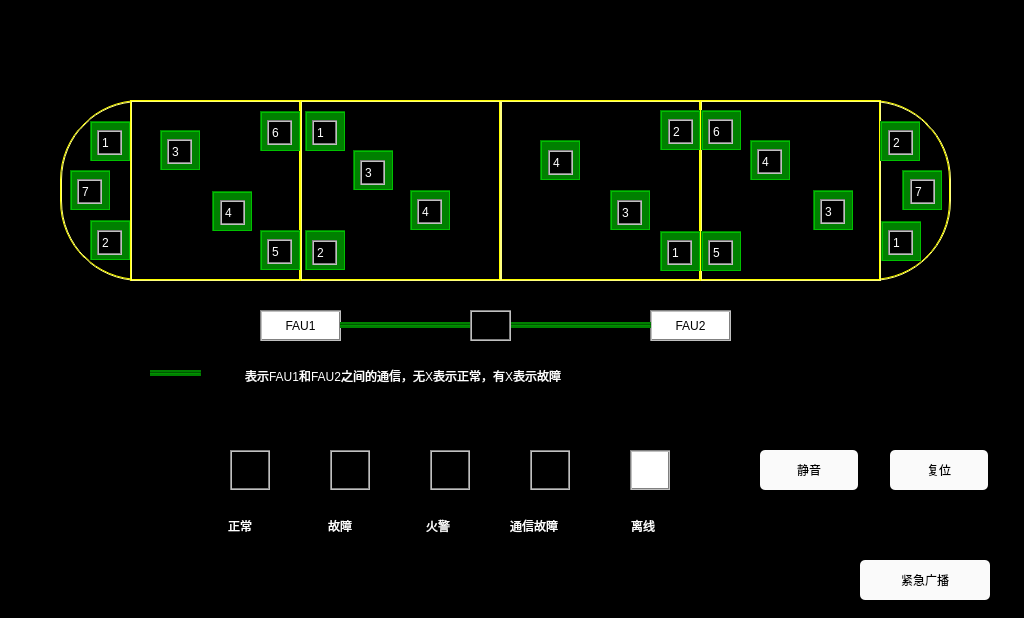
<?xml version="1.0" encoding="UTF-8"?>
<ui version="4.0">
 <class>FireAlertPage</class>
 <widget class="QWidget" name="FireAlertPage">
  <property name="geometry">
   <rect>
    <x>0</x>
    <y>0</y>
    <width>1024</width>
    <height>618</height>
   </rect>
  </property>
  <property name="windowTitle">
   <string>Form</string>
  </property>
  <property name="styleSheet">
   <string notr="true">QLabel
{
	color: white;
	border: 2px groove, gray;
    border-color: gray;
	font: 20px, &quot;SimHei&quot;;	
}

QWidget
{
	background-color: black;
}

QPushButton
{
	font: 20px, &quot;SimHei&quot;;
    color: black;
	background-color: rgb(250, 250, 250);
	border-radius: 5px;
}
QPushButton:disabled
{
		border-radius:5px;
	font: 20px, &quot;SimHei&quot;;
    color: grey;
	background-color: rgb(221,221,221);
}</string>
  </property>
  <widget class="QLabel" name="label_T1Head">
   <property name="geometry">
    <rect>
     <x>60</x>
     <y>100</y>
     <width>171</width>
     <height>181</height>
    </rect>
   </property>
   <property name="styleSheet">
    <string notr="true">border-color:yellow;
border-radius:80px;
</string>
   </property>
   <property name="text">
    <string/>
   </property>
  </widget>
  <widget class="QLabel" name="label_T1">
   <property name="geometry">
    <rect>
     <x>130</x>
     <y>100</y>
     <width>171</width>
     <height>181</height>
    </rect>
   </property>
   <property name="styleSheet">
    <string notr="true">border-color:yellow;</string>
   </property>
   <property name="text">
    <string/>
   </property>
  </widget>
  <widget class="QLabel" name="label_MP1">
   <property name="geometry">
    <rect>
     <x>300</x>
     <y>100</y>
     <width>201</width>
     <height>181</height>
    </rect>
   </property>
   <property name="styleSheet">
    <string notr="true">border-color:yellow;</string>
   </property>
   <property name="text">
    <string/>
   </property>
  </widget>
  <widget class="QLabel" name="label_MP2">
   <property name="geometry">
    <rect>
     <x>500</x>
     <y>100</y>
     <width>201</width>
     <height>181</height>
    </rect>
   </property>
   <property name="styleSheet">
    <string notr="true">border-color:yellow;</string>
   </property>
   <property name="text">
    <string/>
   </property>
  </widget>
  <widget class="QLabel" name="label_T2">
   <property name="geometry">
    <rect>
     <x>700</x>
     <y>100</y>
     <width>181</width>
     <height>181</height>
    </rect>
   </property>
   <property name="styleSheet">
    <string notr="true">border-color:yellow;</string>
   </property>
   <property name="text">
    <string/>
   </property>
  </widget>
  <widget class="QLabel" name="label_T2Head">
   <property name="geometry">
    <rect>
     <x>780</x>
     <y>100</y>
     <width>171</width>
     <height>181</height>
    </rect>
   </property>
   <property name="styleSheet">
    <string notr="true">border-color:yellow;
border-radius:80px;
</string>
   </property>
   <property name="text">
    <string/>
   </property>
  </widget>
  <widget class="QLabel" name="carA1_T1">
   <property name="geometry">
    <rect>
     <x>90</x>
     <y>121</y>
     <width>40</width>
     <height>40</height>
    </rect>
   </property>
   <property name="styleSheet">
    <string notr="true">border-color:green;
background-color:green;
</string>
   </property>
   <property name="text">
    <string/>
   </property>
  </widget>
  <widget class="QLabel" name="carA1_T6">
   <property name="geometry">
    <rect>
     <x>260</x>
     <y>111</y>
     <width>40</width>
     <height>40</height>
    </rect>
   </property>
   <property name="styleSheet">
    <string notr="true">border-color:green;
background-color:green;
</string>
   </property>
   <property name="text">
    <string/>
   </property>
  </widget>
  <widget class="QLabel" name="carA1_T7">
   <property name="geometry">
    <rect>
     <x>70</x>
     <y>170</y>
     <width>40</width>
     <height>40</height>
    </rect>
   </property>
   <property name="styleSheet">
    <string notr="true">border-color:green;
background-color:green;</string>
   </property>
   <property name="text">
    <string/>
   </property>
  </widget>
  <widget class="QLabel" name="carA1_T2">
   <property name="geometry">
    <rect>
     <x>90</x>
     <y>220</y>
     <width>40</width>
     <height>40</height>
    </rect>
   </property>
   <property name="styleSheet">
    <string notr="true">border-color:green;
background-color:green;</string>
   </property>
   <property name="text">
    <string/>
   </property>
  </widget>
  <widget class="QLabel" name="carB1_4">
   <property name="geometry">
    <rect>
     <x>410</x>
     <y>190</y>
     <width>40</width>
     <height>40</height>
    </rect>
   </property>
   <property name="styleSheet">
    <string notr="true">border-color:green;
background-color:green;
</string>
   </property>
   <property name="text">
    <string/>
   </property>
  </widget>
  <widget class="QLabel" name="carB1_1">
   <property name="geometry">
    <rect>
     <x>305</x>
     <y>111</y>
     <width>40</width>
     <height>40</height>
    </rect>
   </property>
   <property name="styleSheet">
    <string notr="true">border-color:green;
background-color:green;
</string>
   </property>
   <property name="text">
    <string/>
   </property>
  </widget>
  <widget class="QLabel" name="carB2_4">
   <property name="geometry">
    <rect>
     <x>540</x>
     <y>140</y>
     <width>40</width>
     <height>40</height>
    </rect>
   </property>
   <property name="styleSheet">
    <string notr="true">border-color:green;
background-color:green;
</string>
   </property>
   <property name="text">
    <string/>
   </property>
  </widget>
  <widget class="QLabel" name="carA2_T2">
   <property name="geometry">
    <rect>
     <x>880</x>
     <y>121</y>
     <width>40</width>
     <height>40</height>
    </rect>
   </property>
   <property name="styleSheet">
    <string notr="true">border-color:green;
background-color:green;
</string>
   </property>
   <property name="text">
    <string/>
   </property>
  </widget>
  <widget class="QLabel" name="carA2_T7">
   <property name="geometry">
    <rect>
     <x>902</x>
     <y>170</y>
     <width>40</width>
     <height>40</height>
    </rect>
   </property>
   <property name="styleSheet">
    <string notr="true">border-color:green;
background-color:green;
</string>
   </property>
   <property name="text">
    <string/>
   </property>
  </widget>
  <widget class="QLabel" name="carA2_T1">
   <property name="geometry">
    <rect>
     <x>881</x>
     <y>221</y>
     <width>40</width>
     <height>40</height>
    </rect>
   </property>
   <property name="styleSheet">
    <string notr="true">border-color:green;
background-color:green;
</string>
   </property>
   <property name="text">
    <string/>
   </property>
  </widget>
  <widget class="QLabel" name="carA2_T6">
   <property name="geometry">
    <rect>
     <x>701</x>
     <y>110</y>
     <width>40</width>
     <height>40</height>
    </rect>
   </property>
   <property name="styleSheet">
    <string notr="true">border-color:green;
background-color:green;
</string>
   </property>
   <property name="text">
    <string/>
   </property>
  </widget>
  <widget class="QLabel" name="carB2_1">
   <property name="geometry">
    <rect>
     <x>660</x>
     <y>231</y>
     <width>40</width>
     <height>40</height>
    </rect>
   </property>
   <property name="styleSheet">
    <string notr="true">border-color:green;
background-color:green;
</string>
   </property>
   <property name="text">
    <string/>
   </property>
  </widget>
  <widget class="QLabel" name="carB1_3">
   <property name="geometry">
    <rect>
     <x>353</x>
     <y>150</y>
     <width>40</width>
     <height>40</height>
    </rect>
   </property>
   <property name="styleSheet">
    <string notr="true">border-color:green;
background-color:green;
</string>
   </property>
   <property name="text">
    <string/>
   </property>
  </widget>
  <widget class="QLabel" name="carB1_2">
   <property name="geometry">
    <rect>
     <x>305</x>
     <y>230</y>
     <width>40</width>
     <height>40</height>
    </rect>
   </property>
   <property name="styleSheet">
    <string notr="true">border-color:green;
background-color:green;
</string>
   </property>
   <property name="text">
    <string/>
   </property>
  </widget>
  <widget class="QLabel" name="carB2_3">
   <property name="geometry">
    <rect>
     <x>610</x>
     <y>190</y>
     <width>40</width>
     <height>40</height>
    </rect>
   </property>
   <property name="styleSheet">
    <string notr="true">border-color:green;
background-color:green;
</string>
   </property>
   <property name="text">
    <string/>
   </property>
  </widget>
  <widget class="QLabel" name="carB2_2">
   <property name="geometry">
    <rect>
     <x>660</x>
     <y>110</y>
     <width>40</width>
     <height>40</height>
    </rect>
   </property>
   <property name="styleSheet">
    <string notr="true">border-color:green;
background-color:green;
</string>
   </property>
   <property name="text">
    <string/>
   </property>
  </widget>
  <widget class="QLabel" name="carA1_T3">
   <property name="geometry">
    <rect>
     <x>160</x>
     <y>130</y>
     <width>40</width>
     <height>40</height>
    </rect>
   </property>
   <property name="styleSheet">
    <string notr="true">border-color:green;
background-color:green;
</string>
   </property>
   <property name="text">
    <string/>
   </property>
  </widget>
  <widget class="QLabel" name="carA1_T4">
   <property name="geometry">
    <rect>
     <x>212</x>
     <y>191</y>
     <width>40</width>
     <height>40</height>
    </rect>
   </property>
   <property name="styleSheet">
    <string notr="true">border-color:green;
background-color:green;
</string>
   </property>
   <property name="text">
    <string/>
   </property>
  </widget>
  <widget class="QLabel" name="carA2_T5">
   <property name="geometry">
    <rect>
     <x>701</x>
     <y>231</y>
     <width>40</width>
     <height>40</height>
    </rect>
   </property>
   <property name="styleSheet">
    <string notr="true">border-color:green;
background-color:green;
</string>
   </property>
   <property name="text">
    <string/>
   </property>
  </widget>
  <widget class="QLabel" name="carA2_T4">
   <property name="geometry">
    <rect>
     <x>750</x>
     <y>140</y>
     <width>40</width>
     <height>40</height>
    </rect>
   </property>
   <property name="styleSheet">
    <string notr="true">border-color:green;
background-color:green;
</string>
   </property>
   <property name="text">
    <string/>
   </property>
  </widget>
  <widget class="QLabel" name="label_FAU1">
   <property name="geometry">
    <rect>
     <x>260</x>
     <y>310</y>
     <width>81</width>
     <height>31</height>
    </rect>
   </property>
   <property name="styleSheet">
    <string notr="true">background-color:white;
color:black;</string>
   </property>
   <property name="text">
    <string>FAU1</string>
   </property>
   <property name="alignment">
    <set>Qt::AlignCenter</set>
   </property>
  </widget>
  <widget class="QLabel" name="label_FAU2">
   <property name="geometry">
    <rect>
     <x>650</x>
     <y>310</y>
     <width>81</width>
     <height>31</height>
    </rect>
   </property>
   <property name="styleSheet">
    <string notr="true">background-color:white;
color:black;</string>
   </property>
   <property name="text">
    <string>FAU2</string>
   </property>
   <property name="alignment">
    <set>Qt::AlignCenter</set>
   </property>
  </widget>
  <widget class="Line" name="line">
   <property name="geometry">
    <rect>
     <x>340</x>
     <y>322</y>
     <width>311</width>
     <height>6</height>
    </rect>
   </property>
   <property name="styleSheet">
    <string notr="true">background-color:green;</string>
   </property>
   <property name="orientation">
    <enum>Qt::Horizontal</enum>
   </property>
  </widget>
  <widget class="Line" name="label3">
   <property name="geometry">
    <rect>
     <x>150</x>
     <y>370</y>
     <width>51</width>
     <height>6</height>
    </rect>
   </property>
   <property name="styleSheet">
    <string notr="true">background-color:green;</string>
   </property>
   <property name="orientation">
    <enum>Qt::Horizontal</enum>
   </property>
  </widget>
  <widget class="QLabel" name="label_33">
   <property name="geometry">
    <rect>
     <x>240</x>
     <y>360</y>
     <width>601</width>
     <height>31</height>
    </rect>
   </property>
   <property name="styleSheet">
    <string notr="true">border-color:black;</string>
   </property>
   <property name="text">
    <string>表示FAU1和FAU2之间的通信，无X表示正常，有X表示故障</string>
   </property>
  </widget>
  <widget class="QPushButton" name="btn_quiet">
   <property name="geometry">
    <rect>
     <x>760</x>
     <y>450</y>
     <width>98</width>
     <height>40</height>
    </rect>
   </property>
   <property name="text">
    <string>静音</string>
   </property>
  </widget>
  <widget class="QPushButton" name="btn_reset">
   <property name="geometry">
    <rect>
     <x>890</x>
     <y>450</y>
     <width>98</width>
     <height>40</height>
    </rect>
   </property>
   <property name="text">
    <string>复位</string>
   </property>
  </widget>
  <widget class="QLabel" name="carA1_T5">
   <property name="geometry">
    <rect>
     <x>260</x>
     <y>230</y>
     <width>40</width>
     <height>40</height>
    </rect>
   </property>
   <property name="styleSheet">
    <string notr="true">border-color:green;
background-color:green;
</string>
   </property>
   <property name="text">
    <string/>
   </property>
  </widget>
  <widget class="QLabel" name="carA2_T3">
   <property name="geometry">
    <rect>
     <x>813</x>
     <y>190</y>
     <width>40</width>
     <height>40</height>
    </rect>
   </property>
   <property name="styleSheet">
    <string notr="true">border-color:green;
background-color:green;
</string>
   </property>
   <property name="text">
    <string/>
   </property>
  </widget>
  <widget class="QLabel" name="label_transFailed">
   <property name="geometry">
    <rect>
     <x>470</x>
     <y>310</y>
     <width>41</width>
     <height>31</height>
    </rect>
   </property>
   <property name="styleSheet">
    <string notr="true">border-image: url(:/image/cut.png);</string>
   </property>
   <property name="text">
    <string/>
   </property>
  </widget>
  <widget class="QLabel" name="label1">
   <property name="geometry">
    <rect>
     <x>230</x>
     <y>450</y>
     <width>40</width>
     <height>40</height>
    </rect>
   </property>
   <property name="styleSheet">
    <string notr="true">border-image: url(:/image/fireAlarmOk.png);</string>
   </property>
   <property name="text">
    <string/>
   </property>
  </widget>
  <widget class="QLabel" name="label2">
   <property name="geometry">
    <rect>
     <x>330</x>
     <y>450</y>
     <width>40</width>
     <height>40</height>
    </rect>
   </property>
   <property name="styleSheet">
    <string notr="true">border-image: url(:/image/fireAlarmError.png);</string>
   </property>
   <property name="text">
    <string/>
   </property>
  </widget>
  <widget class="QLabel" name="label3_2">
   <property name="geometry">
    <rect>
     <x>430</x>
     <y>450</y>
     <width>40</width>
     <height>40</height>
    </rect>
   </property>
   <property name="styleSheet">
    <string notr="true">border-image: url(:/image/fireAlarmWarning.png);</string>
   </property>
   <property name="text">
    <string/>
   </property>
  </widget>
  <widget class="QLabel" name="label4">
   <property name="geometry">
    <rect>
     <x>530</x>
     <y>450</y>
     <width>40</width>
     <height>40</height>
    </rect>
   </property>
   <property name="styleSheet">
    <string notr="true">border-image: url(:/image/fireAlarmOffLine.png);</string>
   </property>
   <property name="text">
    <string/>
   </property>
  </widget>
  <widget class="QLabel" name="label5">
   <property name="geometry">
    <rect>
     <x>630</x>
     <y>450</y>
     <width>40</width>
     <height>40</height>
    </rect>
   </property>
   <property name="styleSheet">
    <string notr="true">background-color:white;</string>
   </property>
   <property name="text">
    <string/>
   </property>
  </widget>
  <widget class="QLabel" name="label">
   <property name="geometry">
    <rect>
     <x>223</x>
     <y>510</y>
     <width>51</width>
     <height>31</height>
    </rect>
   </property>
   <property name="styleSheet">
    <string notr="true">border-color:black;</string>
   </property>
   <property name="text">
    <string>正常</string>
   </property>
  </widget>
  <widget class="QLabel" name="label_2">
   <property name="geometry">
    <rect>
     <x>323</x>
     <y>510</y>
     <width>51</width>
     <height>31</height>
    </rect>
   </property>
   <property name="styleSheet">
    <string notr="true">border-color:black;</string>
   </property>
   <property name="text">
    <string>故障</string>
   </property>
  </widget>
  <widget class="QLabel" name="label_3">
   <property name="geometry">
    <rect>
     <x>421</x>
     <y>510</y>
     <width>51</width>
     <height>31</height>
    </rect>
   </property>
   <property name="styleSheet">
    <string notr="true">border-color:black;</string>
   </property>
   <property name="text">
    <string>火警</string>
   </property>
  </widget>
  <widget class="QLabel" name="label_4">
   <property name="geometry">
    <rect>
     <x>505</x>
     <y>510</y>
     <width>91</width>
     <height>31</height>
    </rect>
   </property>
   <property name="styleSheet">
    <string notr="true">border-color:black;</string>
   </property>
   <property name="text">
    <string>通信故障</string>
   </property>
  </widget>
  <widget class="QLabel" name="label_5">
   <property name="geometry">
    <rect>
     <x>626</x>
     <y>510</y>
     <width>51</width>
     <height>31</height>
    </rect>
   </property>
   <property name="styleSheet">
    <string notr="true">border-color:black;</string>
   </property>
   <property name="text">
    <string>离线</string>
   </property>
  </widget>
  <widget class="QPushButton" name="btn_EmergencyBroadcast">
   <property name="geometry">
    <rect>
     <x>860</x>
     <y>560</y>
     <width>130</width>
     <height>40</height>
    </rect>
   </property>
   <property name="text">
    <string>紧急广播</string>
   </property>
  </widget>
  <widget class="QLabel" name="label_6">
   <property name="geometry">
    <rect>
     <x>97</x>
     <y>130</y>
     <width>25</width>
     <height>25</height>
    </rect>
   </property>
   <property name="text">
    <string>1</string>
   </property>
  </widget>
  <widget class="QLabel" name="label_7">
   <property name="geometry">
    <rect>
     <x>97</x>
     <y>230</y>
     <width>25</width>
     <height>25</height>
    </rect>
   </property>
   <property name="text">
    <string>2</string>
   </property>
  </widget>
  <widget class="QLabel" name="label_8">
   <property name="geometry">
    <rect>
     <x>167</x>
     <y>139</y>
     <width>25</width>
     <height>25</height>
    </rect>
   </property>
   <property name="text">
    <string>3</string>
   </property>
  </widget>
  <widget class="QLabel" name="label_9">
   <property name="geometry">
    <rect>
     <x>220</x>
     <y>200</y>
     <width>25</width>
     <height>25</height>
    </rect>
   </property>
   <property name="text">
    <string>4</string>
   </property>
  </widget>
  <widget class="QLabel" name="label_10">
   <property name="geometry">
    <rect>
     <x>267</x>
     <y>239</y>
     <width>25</width>
     <height>25</height>
    </rect>
   </property>
   <property name="text">
    <string>5</string>
   </property>
  </widget>
  <widget class="QLabel" name="label_11">
   <property name="geometry">
    <rect>
     <x>267</x>
     <y>120</y>
     <width>25</width>
     <height>25</height>
    </rect>
   </property>
   <property name="text">
    <string>6</string>
   </property>
  </widget>
  <widget class="QLabel" name="label_12">
   <property name="geometry">
    <rect>
     <x>77</x>
     <y>179</y>
     <width>25</width>
     <height>25</height>
    </rect>
   </property>
   <property name="text">
    <string>7</string>
   </property>
  </widget>
  <widget class="QLabel" name="label_13">
   <property name="geometry">
    <rect>
     <x>360</x>
     <y>160</y>
     <width>25</width>
     <height>25</height>
    </rect>
   </property>
   <property name="text">
    <string>3</string>
   </property>
  </widget>
  <widget class="QLabel" name="label_14">
   <property name="geometry">
    <rect>
     <x>667</x>
     <y>240</y>
     <width>25</width>
     <height>25</height>
    </rect>
   </property>
   <property name="text">
    <string>1</string>
   </property>
  </widget>
  <widget class="QLabel" name="label_15">
   <property name="geometry">
    <rect>
     <x>312</x>
     <y>120</y>
     <width>25</width>
     <height>25</height>
    </rect>
   </property>
   <property name="text">
    <string>1</string>
   </property>
  </widget>
  <widget class="QLabel" name="label_16">
   <property name="geometry">
    <rect>
     <x>417</x>
     <y>199</y>
     <width>25</width>
     <height>25</height>
    </rect>
   </property>
   <property name="text">
    <string>4</string>
   </property>
  </widget>
  <widget class="QLabel" name="label_17">
   <property name="geometry">
    <rect>
     <x>668</x>
     <y>119</y>
     <width>25</width>
     <height>25</height>
    </rect>
   </property>
   <property name="text">
    <string>2</string>
   </property>
  </widget>
  <widget class="QLabel" name="label_18">
   <property name="geometry">
    <rect>
     <x>312</x>
     <y>240</y>
     <width>25</width>
     <height>25</height>
    </rect>
   </property>
   <property name="text">
    <string>2</string>
   </property>
  </widget>
  <widget class="QLabel" name="label_19">
   <property name="geometry">
    <rect>
     <x>910</x>
     <y>179</y>
     <width>25</width>
     <height>25</height>
    </rect>
   </property>
   <property name="text">
    <string>7</string>
   </property>
  </widget>
  <widget class="QLabel" name="label_20">
   <property name="geometry">
    <rect>
     <x>757</x>
     <y>149</y>
     <width>25</width>
     <height>25</height>
    </rect>
   </property>
   <property name="text">
    <string>4</string>
   </property>
  </widget>
  <widget class="QLabel" name="label_21">
   <property name="geometry">
    <rect>
     <x>708</x>
     <y>119</y>
     <width>25</width>
     <height>25</height>
    </rect>
   </property>
   <property name="text">
    <string>6</string>
   </property>
  </widget>
  <widget class="QLabel" name="label_22">
   <property name="geometry">
    <rect>
     <x>708</x>
     <y>240</y>
     <width>25</width>
     <height>25</height>
    </rect>
   </property>
   <property name="text">
    <string>5</string>
   </property>
  </widget>
  <widget class="QLabel" name="label_23">
   <property name="geometry">
    <rect>
     <x>548</x>
     <y>150</y>
     <width>25</width>
     <height>25</height>
    </rect>
   </property>
   <property name="text">
    <string>4</string>
   </property>
  </widget>
  <widget class="QLabel" name="label_24">
   <property name="geometry">
    <rect>
     <x>617</x>
     <y>200</y>
     <width>25</width>
     <height>25</height>
    </rect>
   </property>
   <property name="text">
    <string>3</string>
   </property>
  </widget>
  <widget class="QLabel" name="label_26">
   <property name="geometry">
    <rect>
     <x>888</x>
     <y>230</y>
     <width>25</width>
     <height>25</height>
    </rect>
   </property>
   <property name="text">
    <string>1</string>
   </property>
  </widget>
  <widget class="QLabel" name="label_27">
   <property name="geometry">
    <rect>
     <x>820</x>
     <y>199</y>
     <width>25</width>
     <height>25</height>
    </rect>
   </property>
   <property name="text">
    <string>3</string>
   </property>
  </widget>
  <widget class="QLabel" name="label_28">
   <property name="geometry">
    <rect>
     <x>888</x>
     <y>130</y>
     <width>25</width>
     <height>25</height>
    </rect>
   </property>
   <property name="text">
    <string>2</string>
   </property>
  </widget>
  <zorder>label_MP2</zorder>
  <zorder>label_T2Head</zorder>
  <zorder>label_T1Head</zorder>
  <zorder>label_T1</zorder>
  <zorder>label_MP1</zorder>
  <zorder>label_T2</zorder>
  <zorder>carA1_T1</zorder>
  <zorder>carA1_T6</zorder>
  <zorder>carA1_T7</zorder>
  <zorder>carA1_T2</zorder>
  <zorder>carB1_4</zorder>
  <zorder>carB1_1</zorder>
  <zorder>carB2_4</zorder>
  <zorder>carA2_T2</zorder>
  <zorder>carA2_T7</zorder>
  <zorder>carA2_T1</zorder>
  <zorder>carA2_T6</zorder>
  <zorder>carB2_1</zorder>
  <zorder>carB1_3</zorder>
  <zorder>carB1_2</zorder>
  <zorder>carB2_3</zorder>
  <zorder>carB2_2</zorder>
  <zorder>carA1_T3</zorder>
  <zorder>carA1_T4</zorder>
  <zorder>carA2_T5</zorder>
  <zorder>carA2_T4</zorder>
  <zorder>label_FAU1</zorder>
  <zorder>label_FAU2</zorder>
  <zorder>line</zorder>
  <zorder>label3</zorder>
  <zorder>label_33</zorder>
  <zorder>btn_quiet</zorder>
  <zorder>btn_reset</zorder>
  <zorder>carA1_T5</zorder>
  <zorder>carA2_T3</zorder>
  <zorder>label_transFailed</zorder>
  <zorder>label1</zorder>
  <zorder>label2</zorder>
  <zorder>label3_2</zorder>
  <zorder>label4</zorder>
  <zorder>label5</zorder>
  <zorder>label</zorder>
  <zorder>label_2</zorder>
  <zorder>label_3</zorder>
  <zorder>label_4</zorder>
  <zorder>label_5</zorder>
  <zorder>btn_EmergencyBroadcast</zorder>
  <zorder>label_6</zorder>
  <zorder>label_7</zorder>
  <zorder>label_8</zorder>
  <zorder>label_9</zorder>
  <zorder>label_10</zorder>
  <zorder>label_11</zorder>
  <zorder>label_12</zorder>
  <zorder>label_13</zorder>
  <zorder>label_14</zorder>
  <zorder>label_15</zorder>
  <zorder>label_16</zorder>
  <zorder>label_17</zorder>
  <zorder>label_18</zorder>
  <zorder>label_19</zorder>
  <zorder>label_20</zorder>
  <zorder>label_21</zorder>
  <zorder>label_22</zorder>
  <zorder>label_23</zorder>
  <zorder>label_24</zorder>
  <zorder>label_26</zorder>
  <zorder>label_27</zorder>
  <zorder>label_28</zorder>
 </widget>
 <resources/>
 <connections/>
</ui>
